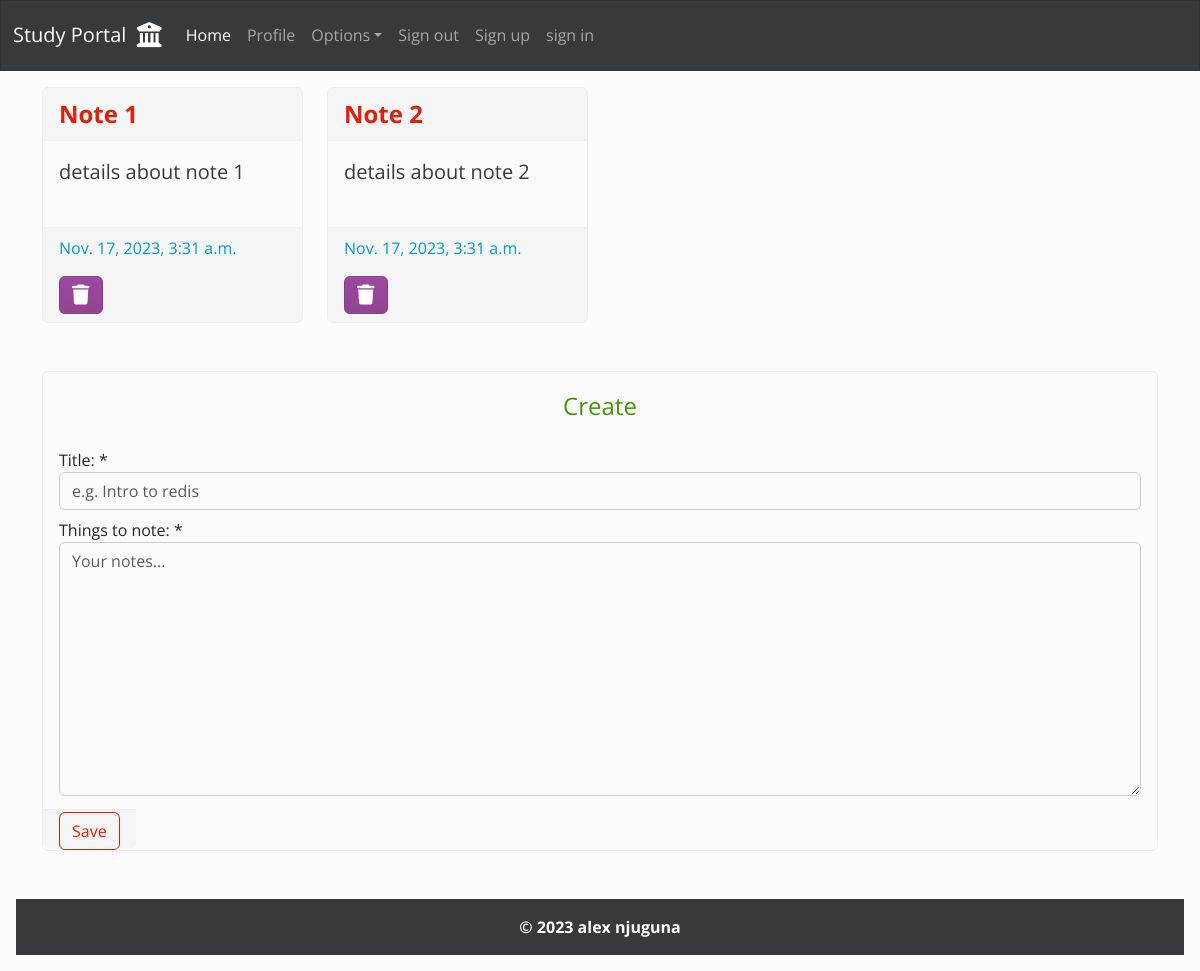
/note/ (signed in), run on the app's committed database.
### note/models.py (models this page shows, shortened)
class Note(models.Model):
    user = models.ForeignKey(User, on_delete=models.CASCADE)
    title = models.CharField(max_length=80)
    description = models.TextField()
    created_at = models.DateTimeField(auto_now_add=True)

### note/views.py (the view)
# urls.py: path("", views.home, name="home")
def home(request):
    notes = Note.objects.filter(user=request.user)
    if request.method == "POST":
        form = AddNoteForm(request.POST)
        if form.is_valid():
            user = request.user
            title = title=form.cleaned_data.get("title")
            description=form.cleaned_data.get("description")
            note = Note(user=user, title=title, description=description)
            note.save()
            messages.success(request, f"Note: {title} saved")
            return redirect("note:home")
    else:
        form = AddNoteForm()
    return render(request, "note/home.html", {
        "notes": notes,
        "title": "notes",
        "form": form
    })

### note/forms.py
class AddNoteForm(forms.ModelForm):
    class Meta:
        model = Note
        fields = ["title", "description"]
        labels = {
            "title": "Title: ",
            "description": "Things to note: "
        }
        widgets = {
            "title": forms.TextInput(attrs={
                "class": "form-group mb-2",
                "placeholder": "e.g. Intro to redis"
                }),
            "description": forms.Textarea(attrs={
                "class": "form-group",
                "placeholder": "Your notes..."
            })
        }

### note/templates/note/home.html (shortened to what this page needs)
{% extends 'dashboard/base.html' %}
{% load crispy_forms_tags %}
{% block content %}
    {% if notes %}
        <div class="container mb-5 mt-3">
            <div class="row">
                {% for note in notes %}
                    <div class="col-md-3">
                        <div class="card mb-4 h-100">
                            <a class="text-decoration-none" href="{% url 'note:note_detail' note.id %}">
                                <div class="card-header text-capitalize text-primary fw-bold fs-4">
                                    {{ note.title }}
                                </div>
                                <div class="card-body fs-5 text-dark">
                                    {{ note.description|truncatewords:5 }}
                                </div>
                            </a>
                            <div class="card-footer mt-auto">
                                <p class="text-info">
                                    {{ note.created_at }}
                                </p>
                                <a class="btn btn-danger" href="{% url 'note:note_delete' note.id %}">
                                    <i class="fa-solid fa-trash fa-lg"></i>
                                </a>
                            </div>
                        </div>
                    </div>
                {% endfor %}
            </div>
        </div>
    {% else %}
        <h2 class="alert alert-info mt-3">No notes saved at the moment</h2>
    {% endif %}
    <div class="container-sm mt-5" style="margin-bottom: 120px;">
        <div class="card">
            <fieldset>
                <legend class="card-title text-center text-success mt-3">
                    Create
                </legend>
            </fieldset>
            <form class="form-group" action="" method="post" autocomplete="off">
                <fieldset class="card-body">
                    {{ form|crispy }}
                </fieldset>
                <fieldest class="card-footer mt-auto">
                    <button class="btn btn-outline-primary text-center" type="submit">
                        Save
                    </button>
                </fieldest>
            </form>
        </div>
    </div>
{% endblock content %}

### data on the page
Note: title "Note 1", description "details about note 1", created_at "Nov. 17, 2023, 3:31 a.m."
Note: title "Note 2", description "details about note 2", created_at "Nov. 17, 2023, 3:31 a.m."
